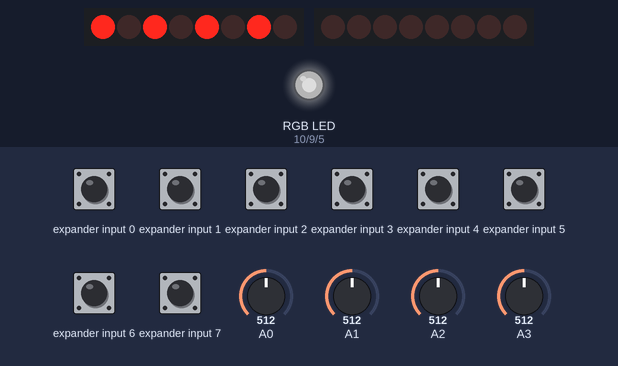
The sketch below on a simulated Teensy 4. Parts: 2 × 8 shift-register outputs drawn as a row of LEDs (first output left, lit = HIGH), an RGB LED mixed from three pins (HIGH = lit). Wiring (inferred from the names in the program): input shift register (74HC165): load pin 6; clock pin 2; serial out pin 4; 2 × shift register (74HC595): data pin 1, shift clock pin 0, latch pin 3 / data pin 11, shift clock pin 12. Wiring (inferred from the signals the program sends): 2 × row of LEDs: on Q0, Q1, Q2, Q3, Q4, Q5, Q6, Q7 / on Q0, Q1, Q2, Q3, Q4, Q5, Q6, Q7. The test bench sets the inputs (shaded band); at power-on: expander input 0–7 HIGH, A0 = 512, A1 = 512, A2 = 512, A3 = 512. Dim RGB values are drawn brighter than linear; pins used as bus, display or sensor lines are not drawn.

Above: at 6.8 s.
6.9 s: A0 set to 306
At 8.0 s:
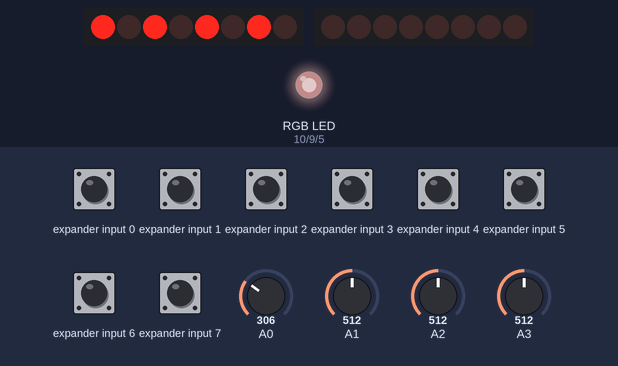
8.4 s: A1 set to 306
At 9.1 s:
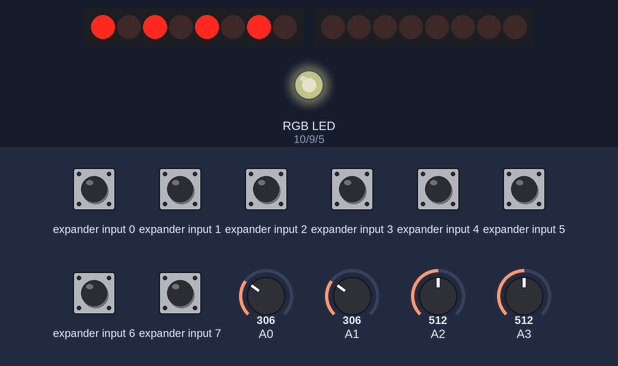
9.9 s: A2 set to 306
At 10.3 s:
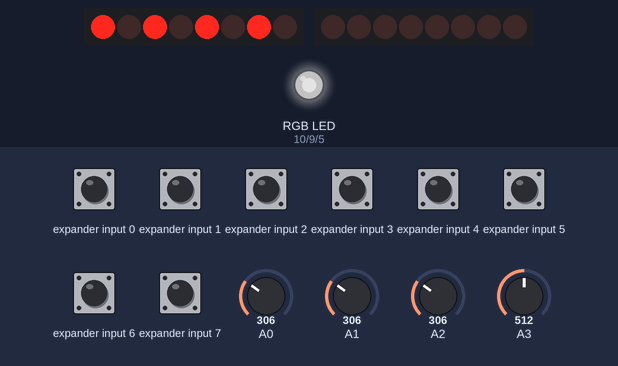
11.4 s: A0 set to 716
At 12.6 s:
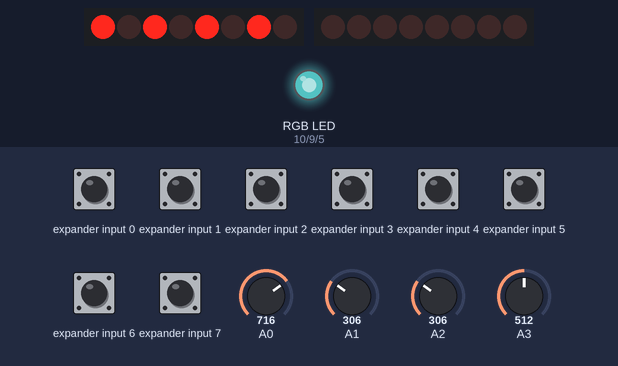
12.9 s: A1 set to 716
At 13.8 s:
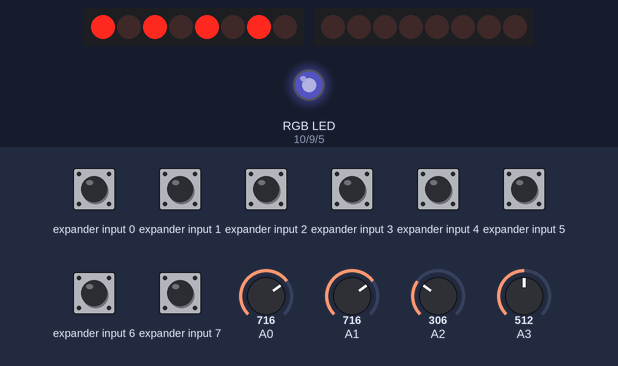
14.4 s: A0 set to 30
At 14.9 s:
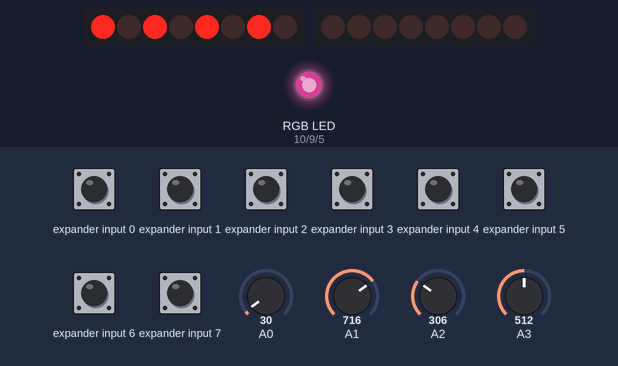
Timing chart, 0 to 16.9 s (numbered marks = the images above; inputs shaded):
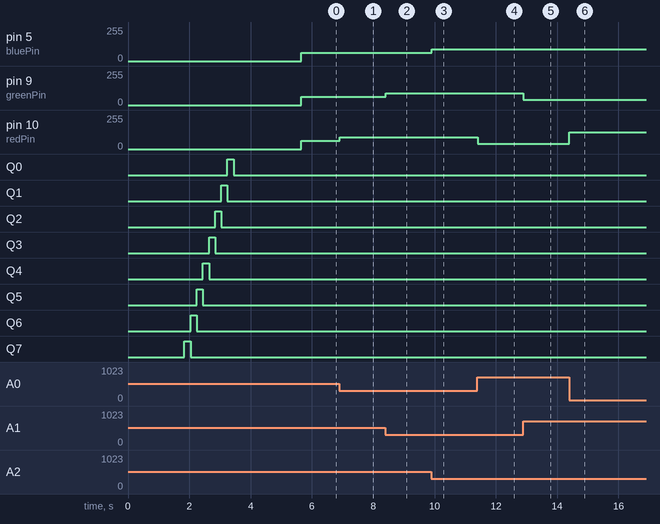

The sketch:

v0_3.ino
```cpp
/*
*   Teensy SteamKandy USB MIDI controller
*   software v0.3
*   Joshua Beseatte
*/

// potentiometers
int pots[4];

//Mux control pins
int s0 = 0;
int s1 = 1;
int s2 = 2;
int s3 = 3;
int controlPin[] = {s0, s1, s2, s3};

//Mux in "SIG" pin
int SIG_pin = 4;

//pin states for on/off
int pinState[16];
int pinStateHold[16];
//milisecond delay for bounce
//int timer[16];
//int timeOut = 10;

//byte
int muxChannel[16][4]={
  {0,0,0,0}, //channel 0
  {1,0,0,0}, //channel 1
  {0,1,0,0}, //channel 2
  {1,1,0,0}, //channel 3
  {0,0,1,0}, //channel 4
  {1,0,1,0}, //channel 5
  {0,1,1,0}, //channel 6
  {1,1,1,0}, //channel 7
  {0,0,0,1}, //channel 8
  {1,0,0,1}, //channel 9
  {0,1,0,1}, //channel 10
  {1,1,0,1}, //channel 11
  {0,0,1,1}, //channel 12
  {1,0,1,1}, //channel 13
  {0,1,1,1}, //channel 14
  {1,1,1,1}  //channel 15
};

// LEDS
int led[16];
int ledState[16];

// shift register 74HC595
int latchPin = 6; //ST_CP
int clockPin = 12; //SH_CP
int dataPin = 11; //DS
int shiftVal = 0; //current value of register
int shiftLast = 0; //Last value of register

// RGB
int redPin = 10;
int greenPin = 9;
int bluePin = 5;
String rgbData;
String space = " ";
int r = 0;
int g = 0;
int b = 256;
int rd = 1;

// MIDI
int channel = 1;

void setup()
{

    // init serial
  Serial.begin(9600);

  //initialize LCD
  Serial3.begin(9600);
  lcdClear();
  delay(10);
  lcdHome();
  delay(10);

  //set pins to output so you can control the shift register
  pinMode(latchPin, OUTPUT);
  pinMode(clockPin, OUTPUT);
  pinMode(dataPin, OUTPUT);
  delay(10);

  lcdHome();
  printLCD("Light Check");
  delay(10);

  // set decimal values of LEDs for shifting
  int x = 65536; // number of LED 15 (2^16) to shift register
  shifty(x);
  delay(200);
  for(int i=16;i>-1;i--){
    int y = i;
    pinStateHold[y] = 1;
    led[y] = x;
    x = x/2;
    shifty(x);
    delay(200);
  }

  lcdLine2();
  printLCD("Setup: *");

  // set MUX outputs
  pinMode(s0, OUTPUT);
  pinMode(s1, OUTPUT);
  pinMode(s2, OUTPUT);
  pinMode(s3, OUTPUT);
  pinMode(SIG_pin, INPUT_PULLUP);
  printLCD("*");
  delay(1000);

  digitalWrite(s0, LOW);
  digitalWrite(s1, LOW);
  digitalWrite(s2, LOW);
  digitalWrite(s3, LOW);
  printLCD("*");
  delay(1000);

  // reset shift register
  shifty(shiftVal);
  printLCD("*");

  lcdClear();
  lcdHome();
  printLCD("SteamKandy v0.3");

  //setup MIDI
  usbMIDI.setHandleNoteOn(OnNoteOn);
  usbMIDI.setHandleNoteOff(OnNoteOff);
}

void loop()
{

  readButtons();
  usbMIDI.read();

  // light LEDs
  if(shiftVal != shiftLast){
    shifty(shiftVal);
    shiftLast = shiftVal;
  }

  // do something with RGB126126
  setColor(map(pots[0]/8,1,126,126,1),map(pots[1]/8,1,126,126,1),map(pots[2]/8,1,126,126,1));

  readKnobs();

}
```

midi.ino
```cpp
void readKnobs(){
  for(int i=0;i<4;i++){
    int x = analogRead(i);
    if(abs(pots[i]- x) > 5){
      usbMIDI.sendControlChange(i+50,map(abs(x/8),1,126,126,1),channel);
      pots[i] = x;
    }
  }
}

void OnNoteOn(byte channel, byte note, byte velocity){

  int i = note - 60;
  if(ledState[i] == 0){
    shiftVal += led[i];
    ledState[i] = 1;
  }

}

void OnNoteOff(byte channel, byte note, byte velocity){

  int i = note - 60;
  if(ledState[i] == 1){
    shiftVal -= led[i];
    ledState[i] = 0;
  }

}
```

mux.ino
```cpp
void readButtons(){
  //Loop through and read all 16 values using bounce
  for(int i = 0; i < 16; i++){
    pinState[i] = readMux(i);
    //double reed to prevent crosstalk & set timer
    if(pinState[i] == readMux(i) && pinState[i] == readMux(i)){
      // has the state changed since last time?
      if(pinState[i] != pinStateHold[i]){
        if(!pinState[i]){
          usbMIDI.sendNoteOn(i+60, 127, channel);
         }else{
          usbMIDI.sendNoteOn(i+60, 0, channel);
        }
        pinStateHold[i] = pinState[i];
      }
    }
  }
}


int readMux(int channel){

  //loop through the 4 sig
  for(int i = 0; i < 4; i ++){
    digitalWrite(controlPin[i], muxChannel[channel][i]);
  }

  //read the value at the SIG pin
  int val = digitalRead(SIG_pin);

  //return the value
  return val;
}
```

rgb.ino
```cpp
void setColor(int red, int green, int blue)
{
  analogWrite(redPin, red);
  analogWrite(greenPin, green);
  analogWrite(bluePin, blue);
  /*
  lcdLine2();
  rgbData = red + space + green + space + blue + space + space + space + space;
  printLCD(rgbData);
  */
}

void cycleColor()
{
  if(rd==1){
    r++;
    b--;
    if(r==256) rd = 2;
  }else if(rd==2){
    r--;
    g++;
    if(g==256) rd = 3;
  }else if(rd==3){
    g--;
    b++;
    if(b==256) rd = 1;
  }
}
```

shift.ino
```cpp
void shifty(int data)
{
  digitalWrite(latchPin, LOW);
  shiftOut(dataPin, clockPin, MSBFIRST, (data >> 8));
  shiftOut(dataPin, clockPin, MSBFIRST, data);
  digitalWrite(latchPin, HIGH);
}
```

lcd.ino
```cpp
// clear the LCD
void lcdClear(){
  Serial3.print("$GO 1 1\r\n");
  Serial3.print("$CLEAR\r\n");
}


// move the cursor to the home position
void lcdHome(){
  Serial3.print("$GO 1 1\r\n");
}

// move the cursor to a specific place
// e.g.: cursorSet(3,2) sets the cursor to x = 3 and y = 2
void cursorSet(int ypos, int xpos){
  Serial3.print("$GO ");
  Serial3.print(String(ypos));
  Serial3.print(" ");
  Serial3.print(String(xpos));
  Serial3.print("\r\n"); //Row position
}

void lcdLine2(){
  Serial3.print("$GO 2 0\r\n");
}

void printLCD(String text){
  Serial3.print("$PRINT ");
  Serial3.print(text);
  Serial3.print("\r\n");
}
```

Measured:
- after the input at 6.9 s, pin 10 (redPin): 63/255 → 89/255 at once
- after the input at 8.4 s, pin 9 (greenPin): 63/255 → 89/255 at once
- after the input at 9.9 s, pin 5 (bluePin): 63/255 → 89/255 at once
- after the input at 11.4 s, pin 10 (redPin): 89/255 → 38/255 at once
- after the input at 12.9 s, pin 9 (greenPin): 89/255 → 38/255 at once
- after the input at 14.4 s, pin 10 (redPin): 38/255 → 124/255 at once
